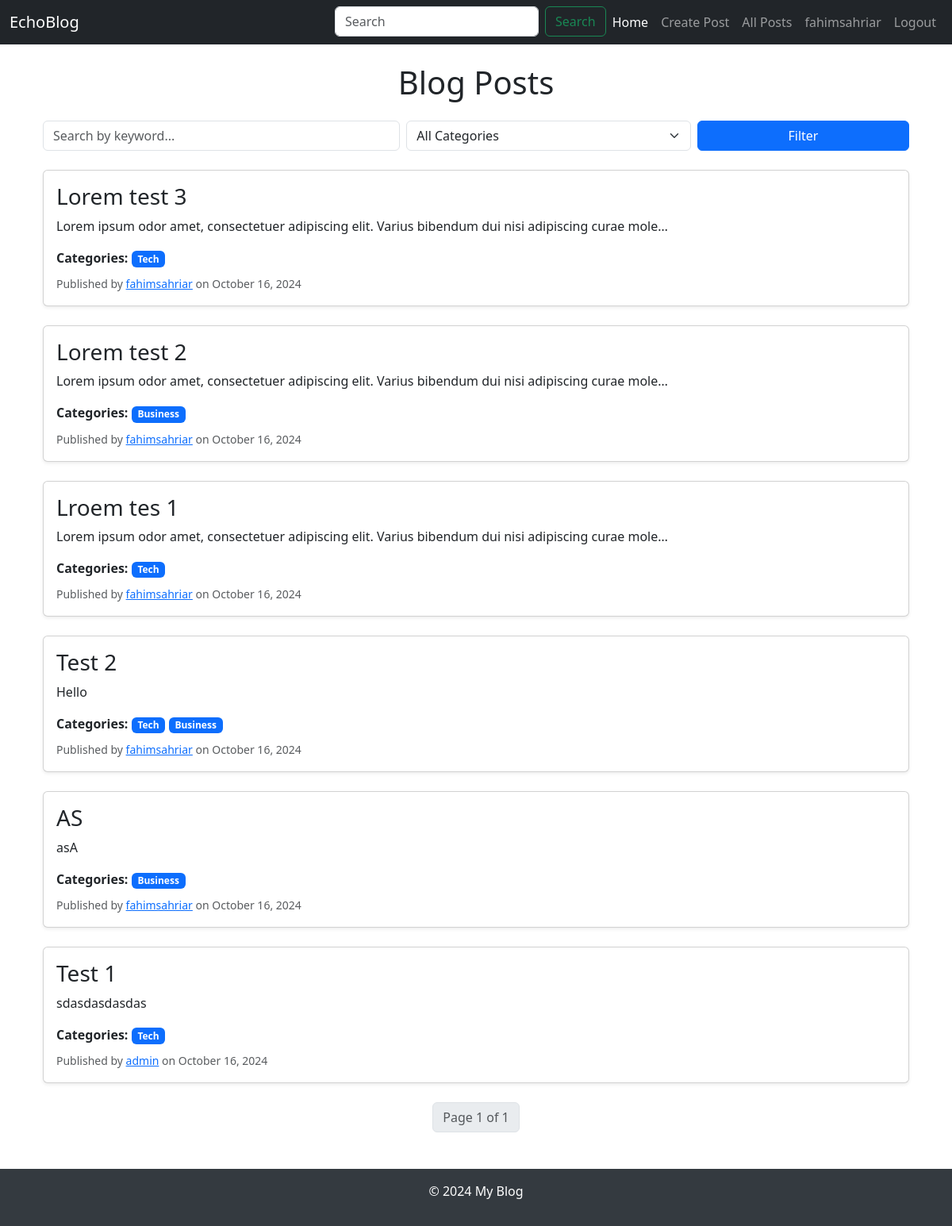
The page /post/all/ (signed in) on the database as committed earlier.
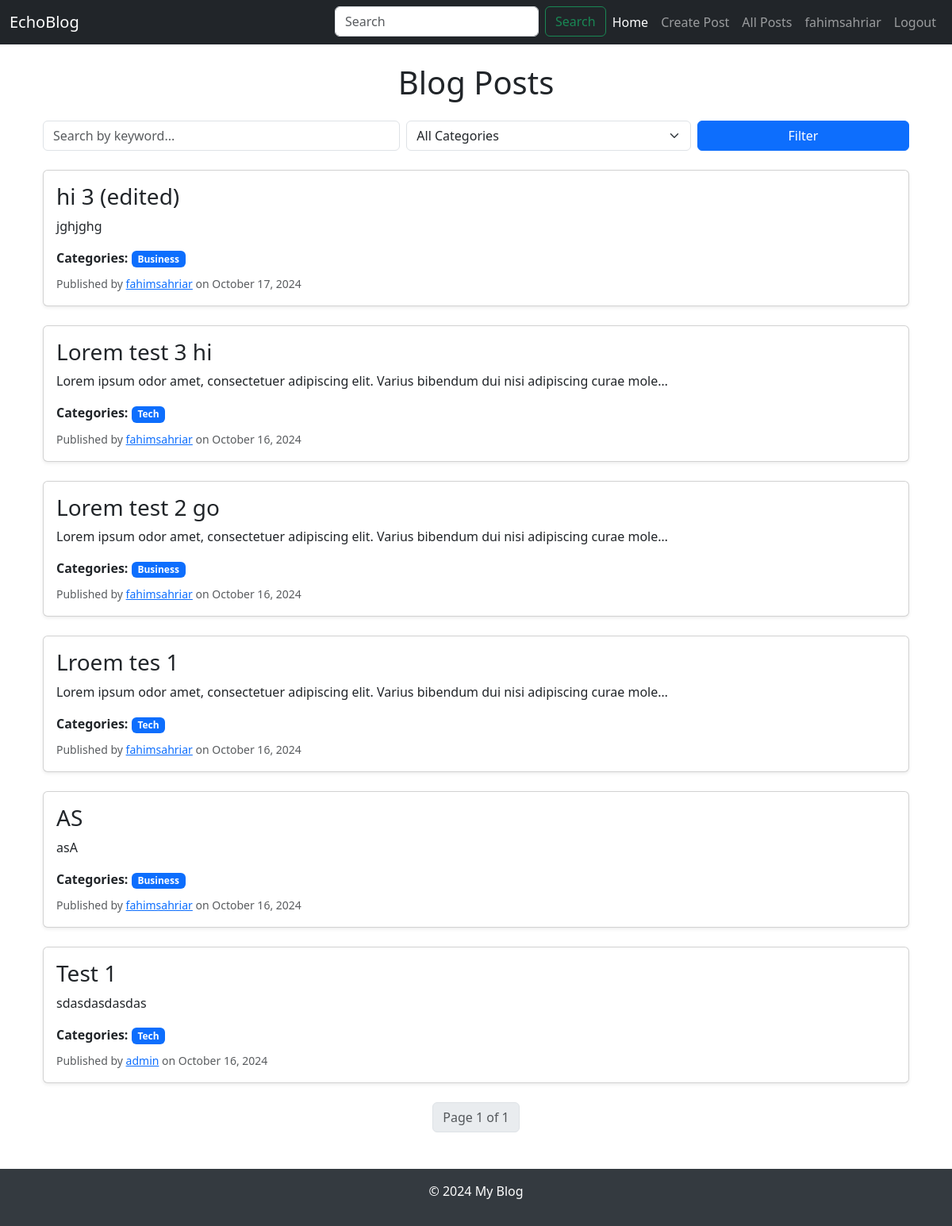
The same page on the database as committed later.
### main/models.py (models this page shows, shortened)
class Post(models.Model):
    title = models.CharField(max_length=200)
    content = models.TextField(null=True)
    author = models.ForeignKey(User, on_delete=models.CASCADE, null=True)
    created_at = models.DateTimeField(auto_now_add=True)
    updated_at = models.DateTimeField(auto_now=True)
    categories = models.ManyToManyField('Category')
    likes = models.ManyToManyField(User, related_name='post_likes', blank=True)

class Category(models.Model):
    name = models.CharField(max_length=100)

### main/views.py (the view)
# urls.py: path('post/all/', views.post_list, name='post_list'),
@login_required
def post_list(request):
    posts = Post.objects.order_by('-created_at')  # Default query for posts
    categories = Category.objects.all()  # For displaying categories in the filter
    search_query = request.GET.get('q')
    category_filter = request.GET.get('category')
    if search_query:
        posts = posts.filter(
            Q(title__icontains=search_query) |
            Q(author__username__icontains=search_query) |  # Search by author username
            Q(content__icontains=search_query)
        )
    if category_filter:
        posts = posts.filter(categories__id=category_filter)
    paginator = Paginator(posts, 6)  # Paginate posts
    page_number = request.GET.get('page')
    posts_obj = paginator.get_page(page_number)
    return render(request, 'blog/post_list.html', {
        'posts': posts_obj,
        'categories': categories,
    })

### templates/blog/post_list.html (shortened to what this page needs)
{% extends 'blog/base.html' %}
{% block content %}
<div class="container">
    <h1 class="mt-4 mb-4 text-center">Blog Posts</h1>
    <div class="mb-4">
        <form method="GET" class="row g-2">
            <div class="col-md-5">
                <input type="text" name="q" class="form-control" placeholder="Search by keyword..." value="{{ request.GET.q }}">
            </div>
            <div class="col-md-4">
                <select name="category" class="form-select">
                    <option value="">All Categories</option>
                </select>
            </div>
            <div class="col-md-3 d-grid">
                <button type="submit" class="btn btn-primary">Filter</button>
            </div>
        </form>
    </div>
    {% for post in posts %}
    <div class="card mb-4 shadow-sm">
        <div class="card-body">
            <h3 class="card-title">
                <a href="{% url 'post_detail' post.id %}" class="text-dark text-decoration-none">
                    {{ post.title }}
                </a>
            </h3>
            <p class="card-text">{{ post.content|truncatechars:100 }}</p>
            <div class="mb-2">
                <strong>Categories:</strong>
                {% for category in post.categories.all %}
                    <span class="badge bg-primary">{{ category.name }}</span>
                {% endfor %}
            </div>
            <small class="text-muted">
                Published by <a href="{% url 'user_profile' post.author.id %}">{{ post.author.username }}</a> on {{ post.created_at|date:"F j, Y" }}
            </small>
        </div>
    </div>
    {% endfor %}
    <div class="d-flex justify-content-center">
        <nav aria-label="Page navigation">
            <ul class="pagination">
                <li class="page-item disabled">
                    <span class="page-link">Page {{ posts.number }} of {{ posts.paginator.num_pages }}</span>
                </li>
            </ul>
        </nav>
    </div>
</div>
{% endblock %}

Rows that differ between the two databases and show on the page:
removed Post: title "Test 2", content "Hello", author.username "fahimsahriar", created_at "October 16, 2024", Category (name "Tech"), Category (name "Business")
added Post: title "hi 3 (edited)", content "jghjghg", author.username "fahimsahriar", created_at "October 17, 2024", Category (name "Business")
changed Post: title "Lorem test 3" → "Lorem test 3 hi"
changed Post: title "Lorem test 2" → "Lorem test 2 go"
